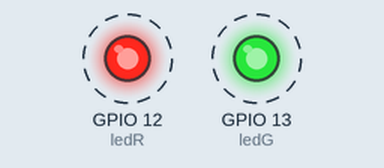
Simulated run of this program. Board: ESP32 board running MicroPython. Parts: output pins drawn as LEDs (lit = HIGH). Dashed ring = blinking. Library files of the repository ran but are not shown: 1 file(s).

Above: at 0.1 s.
Timing chart, 0 to 3.0 s (numbered marks = the images above):
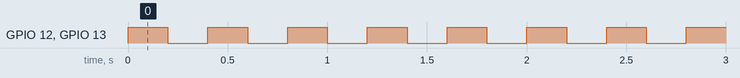

The program:

main.py
```python
import time
import machine

ledR = machine.Pin(12, machine.Pin.OUT)
ledG = machine.Pin(13, machine.Pin.OUT)
while True:
    ledG.value(1)
    ledR.value(1)
    time.sleep(0.2)
    ledG.value(0)
    ledR.value(0)
    time.sleep(0.2)
```

Measured:
- by itself, GPIO 12 (ledR), GPIO 13 (ledG): alternates HIGH for 0.20 s and LOW for 0.20 s
